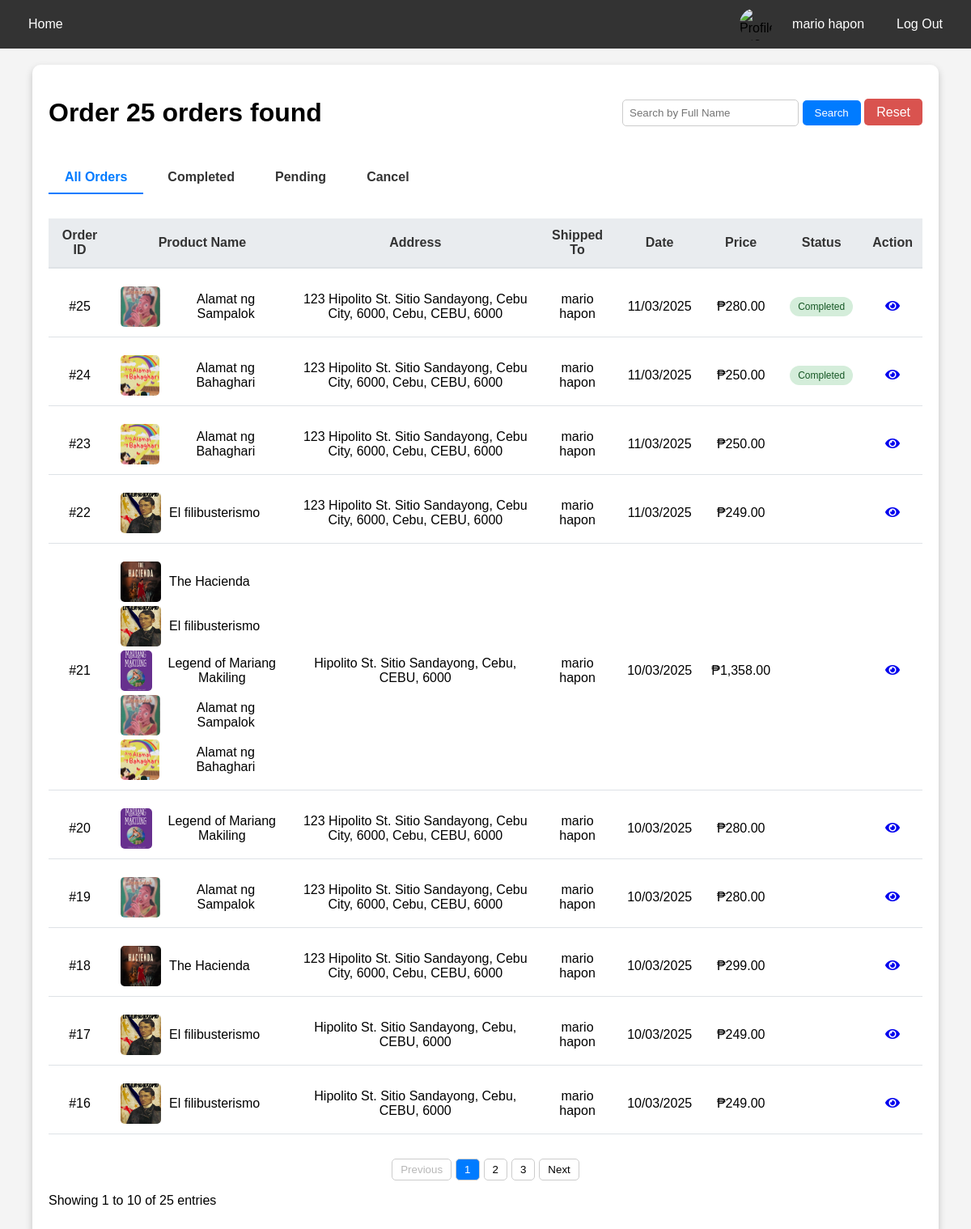
/admin/view_orders.php (signed in), run on an earlier commit of the app's database.
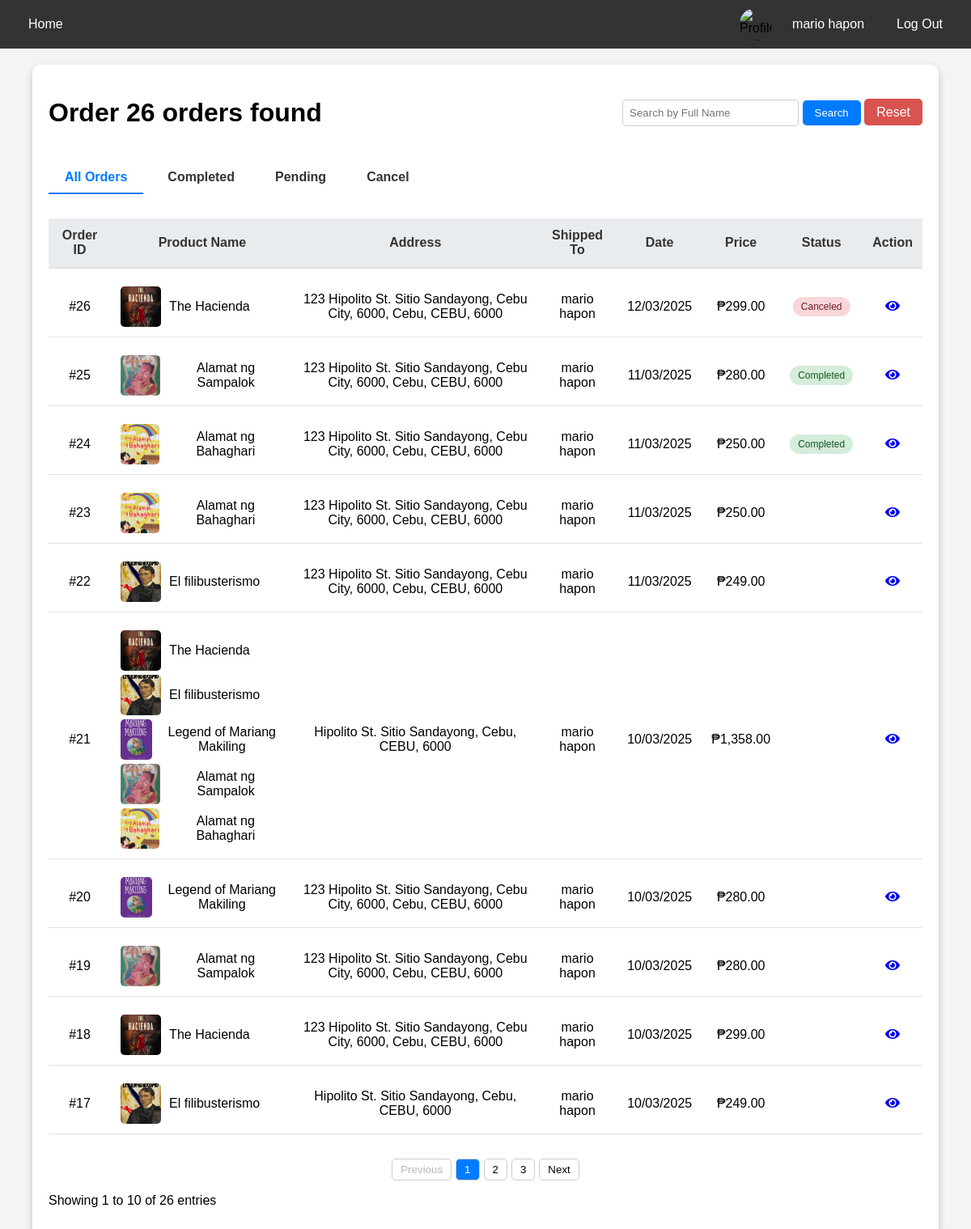
And on a later commit of the database.
### tables this page shows
CREATE TABLE `orders` (
  `id` int(11) NOT NULL,
  `user_id` int(11) NOT NULL,
  `total` decimal(10,2) NOT NULL,
  `shipping_address` text NOT NULL,
  `payment_method` varchar(50) NOT NULL,
  `order_date` timestamp NOT NULL DEFAULT current_timestamp(),
  `status` varchar(20) NOT NULL DEFAULT 'pending',
  `email` varchar(255) DEFAULT NULL,
  `first_name` varchar(100) DEFAULT NULL,
  `last_name` varchar(100) DEFAULT NULL,
  `mobile` varchar(20) DEFAULT NULL,
  `address` text DEFAULT NULL,
  `city` varchar(100) DEFAULT NULL,
  `state` varchar(100) DEFAULT NULL,
  `zipcode` varchar(20) DEFAULT NULL
);

CREATE TABLE `users` (
  `id` int(11) NOT NULL,
  `fname` varchar(50) NOT NULL,
  `lname` varchar(50) NOT NULL,
  `email` varchar(100) NOT NULL,
  `pass` varchar(255) NOT NULL,
  `phone` varchar(15) NOT NULL,
  `address` text NOT NULL,
  `created_at` timestamp NOT NULL DEFAULT current_timestamp(),
  `profile_image` varchar(255) DEFAULT NULL
);

### admin/view_orders.php (the view, shortened to what the changed rows need)
<?php
@include '../db_connect.php';
$status_filter = isset($_GET['status']) ? trim($_GET['status']) : 'all';
$total_orders_query = "SELECT COUNT(*) FROM orders";
if ($status_filter !== 'all') {
    $total_orders_query .= " WHERE status = ?";
    $stmt = mysqli_prepare($conn, $total_orders_query);
    mysqli_stmt_bind_param($stmt, "s", $status_filter);
    mysqli_stmt_execute($stmt);
    $total_orders = mysqli_fetch_row(mysqli_stmt_get_result($stmt))[0];
    mysqli_stmt_close($stmt);
} else {
    $total_orders_query = mysqli_query($conn, $total_orders_query);
    $total_orders = mysqli_fetch_row($total_orders_query)[0];
}
$search = isset($_GET['search']) ? trim($_GET['search']) : '';
$items_per_page = 10;
$page = isset($_GET['page']) && is_numeric($_GET['page']) ? max(1, $_GET['page']) : 1;
$start = ($page - 1) * $items_per_page;
$sql = "SELECT o.id AS order_id,
        GROUP_CONCAT(b.title SEPARATOR ', ') AS titles,
        GROUP_CONCAT(b.book_image SEPARATOR ',') AS book_images,
        o.shipping_address, o.order_date,
        (SELECT SUM(oi.price * oi.quantity) FROM order_items oi WHERE oi.order_id = o.id) AS total,
        o.status, u.fname, u.lname
        FROM orders o
        JOIN users u ON o.user_id = u.id
        JOIN order_items oi ON o.id = oi.order_id
        JOIN books b ON oi.book_id = b.isbn";
$sql .= " GROUP BY o.id ORDER BY o.id DESC";
$stmt = mysqli_prepare($conn, $sql);
mysqli_stmt_execute($stmt);
$result = mysqli_stmt_get_result($stmt);
$orders = [];
while ($row = mysqli_fetch_assoc($result)) {
    $orders[] = $row;
}
$total_pages = ceil(count($orders) / $items_per_page);
$paginated_orders = array_slice($orders, $start, $items_per_page);
?>
<!DOCTYPE html>
<html lang="en">
<head>
    <link rel="stylesheet" href="https://cdnjs.cloudflare.com/ajax/libs/font-awesome/5.15.4/css/all.min.css">
</head>
<body>
    <div class="container">
        <div class="search-container">
            <h1>Order <?php echo $total_orders; ?> orders found</h1>
            <div class="search-bar">
                <form method="GET">
                </form>
            </div>
        </div>
        <div class="order-section">
            <div class="tab-nav">
                <a href="view_orders.php?status=all&search=<?php echo htmlspecialchars($search); ?>" class="<?php echo $status_filter === 'all' ? 'active' : ''; ?>">All Orders</a>
                <a href="view_orders.php?status=completed&search=<?php echo htmlspecialchars($search); ?>" class="<?php echo $status_filter === 'completed' ? 'active' : ''; ?>">Completed</a>
                <a href="view_orders.php?status=pending&search=<?php echo htmlspecialchars($search); ?>" class="<?php echo $status_filter === 'pending' ? 'active' : ''; ?>">Pending</a>
                <a href="view_orders.php?status=canceled&search=<?php echo htmlspecialchars($search); ?>" class="<?php echo $status_filter === 'canceled' ? 'active' : ''; ?>">Cancel</a>
            </div>
            <?php if (empty($paginated_orders)): ?>
                <p>No orders found.</p>
            <?php else: ?>
                <table>
                    <thead>
                        <tr>
                            <th>Order ID</th>
                            <th>Product Name</th>
                            <th>Address</th>
                            <th>Shipped To</th>
                            <th>Date</th>
                            <th>Price</th>
                            <th>Status</th>
                            <th>Action</th>
                        </tr>
                    </thead>
                    <tbody>
                        <?php foreach ($paginated_orders as $order): ?>
                            <tr>
                                <td>#<?php echo htmlspecialchars($order['order_id']); ?></td>
                                <td>
                                    <?php
                                    $titles = explode(', ', $order['titles']);
                                    $images = explode(',', $order['book_images']);
                                    echo '<div class="product-cell">';
                                    for ($i = 0; $i < count($titles); $i++):
                                        $image = !empty($images[$i]) ? htmlspecialchars(trim($images[$i])) : 'default_book.png';
                                    ?>
                                        <div class="book-item">
                                            <img src="../images/<?php echo $image; ?>" alt="Product">
                                            <span><?php echo htmlspecialchars($titles[$i]); ?></span>
                                        </div>
                                    <?php endfor; ?>
        </div>
        </td>
        <td><?php echo htmlspecialchars($order['shipping_address']); ?></td>
        <td><?php echo htmlspecialchars($order['fname'] . ' ' . $order['lname']); ?></td>
        <td><?php echo date('d/m/Y', strtotime($order['order_date'])); ?></td>
        <td>₱<?php echo number_format($order['total'], 2); ?></td>
        <td><span class="status <?php echo strtolower($order['status']); ?>"><?php echo ucfirst($order['status']); ?></span></td>
        <td class="actions"><a href="order_details.php?id=<?php echo $order['order_id']; ?>"><i class="fas fa-eye"></i></a></td>
        </tr>
    <?php endforeach; ?>
    </tbody>
    </table>
    <div class="pagination">
        <button onclick="window.location.href='?page=<?php echo $page - 1; ?>&status=<?php echo $status_filter; ?>&search=<?php echo $search; ?>'" <?php echo $page <= 1 ? 'disabled' : ''; ?>>Previous</button>
        <?php for ($i = 1; $i <= $total_pages; $i++): ?>
            <button class="<?php echo $i === $page ? 'active' : ''; ?>" onclick="window.location.href='?page=<?php echo $i; ?>&status=<?php echo $status_filter; ?>&search=<?php echo $search; ?>'"><?php echo $i; ?></button>
        <?php endfor; ?>
        <button onclick="window.location.href='?page=<?php echo $page + 1; ?>&status=<?php echo $status_filter; ?>&search=<?php echo $search; ?>'" <?php echo $page >= $total_pages ? 'disabled' : ''; ?>>Next</button>
    </div>
    <p>Showing <?php echo $start + 1; ?> to <?php echo min($start + $items_per_page, $total_orders); ?> of <?php echo $total_orders; ?> entries</p>
<?php endif; ?>
    </div>
    </div>
</body>
</html>

What changed in the data, as far as the page shows it:
no longer on this page (row unchanged): orders: id "16", i "El filibusterismo", shipping_address "Hipolito St. Sitio Sandayong, Cebu, CEBU, 6000", user.lname "mario hapon", order_date "10/03/2025", total "249.00"
added orders: id "26", i "The Hacienda", shipping_address "123 Hipolito St. Sitio Sandayong, Cebu City, 6000, Cebu, CEBU, 6000", user.lname "mario hapon", order_date "12/03/2025", total "299.00", status "Canceled"
Also different on the page:
$total_orders: "25" → "26"
